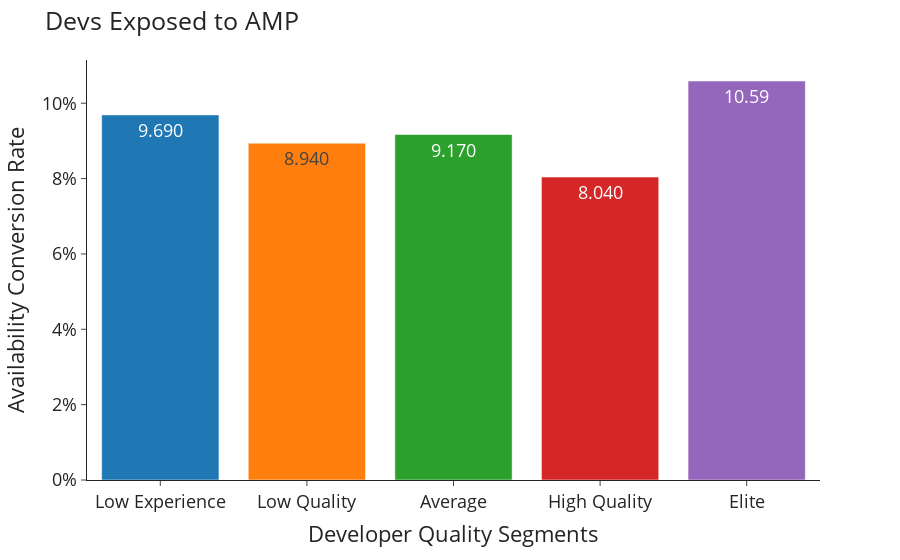

Notebook cell for this chart:
### Code cell
fig = px.bar(exp_results_control, x='cluster_label', y='conversion_rate', template="simple_white", color = "cluster_label", text_auto='.4s',
                category_orders={"cluster_label": ["Low Experience", "Low Quality", "Average", "High Quality", "Elite"]})
fig.update_layout(
    title="Devs Exposed to AMP",
    xaxis_title="Developer Quality Segments",
    yaxis_title="Availability Conversion Rate", 
    showlegend=False,
    yaxis_ticksuffix="%",
    font=dict(
        size=18    
        ))
fig.show()

data = [fig]

### Figure 1 — Plotly figure (JSON) as saved in the notebook; plotly's stock layout.template omitted (floating-point values rounded to 4 significant figures)
{"data": [{"alignmentgroup": "True", "hovertemplate": "cluster_label=%{x}<br>conversion_rate=%{y}<extra></extra>", "legendgroup": "Low Experience", "marker": {"color": "#1F77B4", "pattern": {"shape": ""}}, "name": "Low Experience", "offsetgroup": "Low Experience", "orientation": "v", "showlegend": true, "textposition": "auto", "texttemplate": "%{y:.4s}", "type": "bar", "x": ["Low Experience"], "xaxis": "x", "y": [9.69], "yaxis": "y"}, {"alignmentgroup": "True", "hovertemplate": "cluster_label=%{x}<br>conversion_rate=%{y}<extra></extra>", "legendgroup": "Low Quality", "marker": {"color": "#FF7F0E", "pattern": {"shape": ""}}, "name": "Low Quality", "offsetgroup": "Low Quality", "orientation": "v", "showlegend": true, "textposition": "auto", "texttemplate": "%{y:.4s}", "type": "bar", "x": ["Low Quality"], "xaxis": "x", "y": [8.94], "yaxis": "y"}, {"alignmentgroup": "True", "hovertemplate": "cluster_label=%{x}<br>conversion_rate=%{y}<extra></extra>", "legendgroup": "Average", "marker": {"color": "#2CA02C", "pattern": {"shape": ""}}, "name": "Average", "offsetgroup": "Average", "orientation": "v", "showlegend": true, "textposition": "auto", "texttemplate": "%{y:.4s}", "type": "bar", "x": ["Average"], "xaxis": "x", "y": [9.17], "yaxis": "y"}, {"alignmentgroup": "True", "hovertemplate": "cluster_label=%{x}<br>conversion_rate=%{y}<extra></extra>", "legendgroup": "High Quality", "marker": {"color": "#D62728", "pattern": {"shape": ""}}, "name": "High Quality", "offsetgroup": "High Quality", "orientation": "v", "showlegend": true, "textposition": "auto", "texttemplate": "%{y:.4s}", "type": "bar", "x": ["High Quality"], "xaxis": "x", "y": [8.04], "yaxis": "y"}, {"alignmentgroup": "True", "hovertemplate": "cluster_label=%{x}<br>conversion_rate=%{y}<extra></extra>", "legendgroup": "Elite", "marker": {"color": "#9467BD", "pattern": {"shape": ""}}, "name": "Elite", "offsetgroup": "Elite", "orientation": "v", "showlegend": true, "textposition": "auto", "texttemplate": "%{y:.4s}", "type": "bar", "x": ["Elite"], "xaxis": "x", "y": [10.59], "yaxis": "y"}], "layout": {"barmode": "relative", "font": {"size": 18}, "legend": {"title": {"text": "cluster_label"}, "tracegroupgap": 0}, "margin": {"t": 60}, "showlegend": false, "title": {"text": "Devs Exposed to AMP"}, "xaxis": {"anchor": "y", "categoryarray": ["Low Experience", "Low Quality", "Average", "High Quality", "Elite"], "categoryorder": "array", "domain": [0, 1], "title": {"text": "Developer Quality Segments"}}, "yaxis": {"anchor": "x", "domain": [0, 1], "ticksuffix": "%", "title": {"text": "Availability Conversion Rate"}}}}
